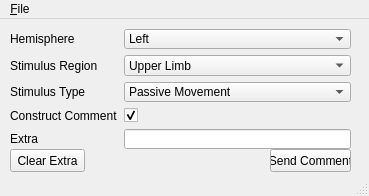
<?xml version="1.0" encoding="UTF-8"?>
<ui version="4.0">
 <class>SendCommentWindow</class>
 <widget class="QMainWindow" name="SendCommentWindow">
  <property name="geometry">
   <rect>
    <x>0</x>
    <y>0</y>
    <width>369</width>
    <height>196</height>
   </rect>
  </property>
  <property name="windowTitle">
   <string>Send Comments</string>
  </property>
  <widget class="QWidget" name="centralwidget">
   <widget class="QWidget" name="formLayoutWidget">
    <property name="geometry">
     <rect>
      <x>10</x>
      <y>10</y>
      <width>341</width>
      <height>121</height>
     </rect>
    </property>
    <layout class="QFormLayout" name="formLayout">
     <item row="0" column="0">
      <widget class="QLabel" name="label_hemisphere">
       <property name="text">
        <string>Hemisphere</string>
       </property>
      </widget>
     </item>
     <item row="0" column="1">
      <widget class="QComboBox" name="comboBox_hemisphere">
       <item>
        <property name="text">
         <string>Left</string>
        </property>
       </item>
       <item>
        <property name="text">
         <string>Right</string>
        </property>
       </item>
       <item>
        <property name="text">
         <string>Unknown</string>
        </property>
       </item>
      </widget>
     </item>
     <item row="1" column="0">
      <widget class="QLabel" name="label_stim_region">
       <property name="text">
        <string>Stimulus Region</string>
       </property>
      </widget>
     </item>
     <item row="1" column="1">
      <widget class="QComboBox" name="comboBox_stim_region">
       <item>
        <property name="text">
         <string>Upper Limb</string>
        </property>
       </item>
       <item>
        <property name="text">
         <string>Upper Arm</string>
        </property>
       </item>
       <item>
        <property name="text">
         <string>Forearm</string>
        </property>
       </item>
       <item>
        <property name="text">
         <string>Hand</string>
        </property>
       </item>
       <item>
        <property name="text">
         <string>Lower Limb</string>
        </property>
       </item>
       <item>
        <property name="text">
         <string>Thigh</string>
        </property>
       </item>
       <item>
        <property name="text">
         <string>Lower Leg</string>
        </property>
       </item>
       <item>
        <property name="text">
         <string>Foot</string>
        </property>
       </item>
       <item>
        <property name="text">
         <string>Other</string>
        </property>
       </item>
      </widget>
     </item>
     <item row="2" column="0">
      <widget class="QLabel" name="label_stim_type">
       <property name="text">
        <string>Stimulus Type</string>
       </property>
      </widget>
     </item>
     <item row="2" column="1">
      <widget class="QComboBox" name="comboBox_stim_type">
       <item>
        <property name="text">
         <string>Passive Movement</string>
        </property>
       </item>
       <item>
        <property name="text">
         <string>Active Movement</string>
        </property>
       </item>
       <item>
        <property name="text">
         <string>Cutaneous</string>
        </property>
       </item>
       <item>
        <property name="text">
         <string>Other</string>
        </property>
       </item>
      </widget>
     </item>
     <item row="3" column="1">
      <widget class="QCheckBox" name="checkBox_construct_comment">
       <property name="text">
        <string/>
       </property>
       <property name="checked">
        <bool>true</bool>
       </property>
      </widget>
     </item>
     <item row="3" column="0">
      <widget class="QLabel" name="label_construct_comment">
       <property name="text">
        <string>Construct Comment</string>
       </property>
      </widget>
     </item>
     <item row="4" column="0">
      <widget class="QLabel" name="label_extra">
       <property name="text">
        <string>Extra</string>
       </property>
      </widget>
     </item>
     <item row="4" column="1">
      <widget class="QLineEdit" name="lineEdit_extra"/>
     </item>
    </layout>
   </widget>
   <widget class="QPushButton" name="pushButton_send">
    <property name="geometry">
     <rect>
      <x>270</x>
      <y>130</y>
      <width>81</width>
      <height>23</height>
     </rect>
    </property>
    <property name="text">
     <string>Send Comment</string>
    </property>
   </widget>
   <widget class="QPushButton" name="pushButton_clear_extra">
    <property name="geometry">
     <rect>
      <x>10</x>
      <y>130</y>
      <width>75</width>
      <height>23</height>
     </rect>
    </property>
    <property name="text">
     <string>Clear Extra</string>
    </property>
   </widget>
  </widget>
  <widget class="QMenuBar" name="menubar">
   <property name="geometry">
    <rect>
     <x>0</x>
     <y>0</y>
     <width>369</width>
     <height>21</height>
    </rect>
   </property>
   <widget class="QMenu" name="menu_File">
    <property name="title">
     <string>&amp;File</string>
    </property>
    <addaction name="action_Connect"/>
   </widget>
   <addaction name="menu_File"/>
  </widget>
  <widget class="QStatusBar" name="statusbar"/>
  <action name="action_Connect">
   <property name="text">
    <string>&amp;Connect</string>
   </property>
  </action>
 </widget>
 <resources/>
 <connections>
  <connection>
   <sender>pushButton_clear_extra</sender>
   <signal>clicked()</signal>
   <receiver>lineEdit_extra</receiver>
   <slot>clear()</slot>
   <hints>
    <hint type="sourcelabel">
     <x>47</x>
     <y>162</y>
    </hint>
    <hint type="destinationlabel">
     <x>230</x>
     <y>138</y>
    </hint>
   </hints>
  </connection>
 </connections>
</ui>
